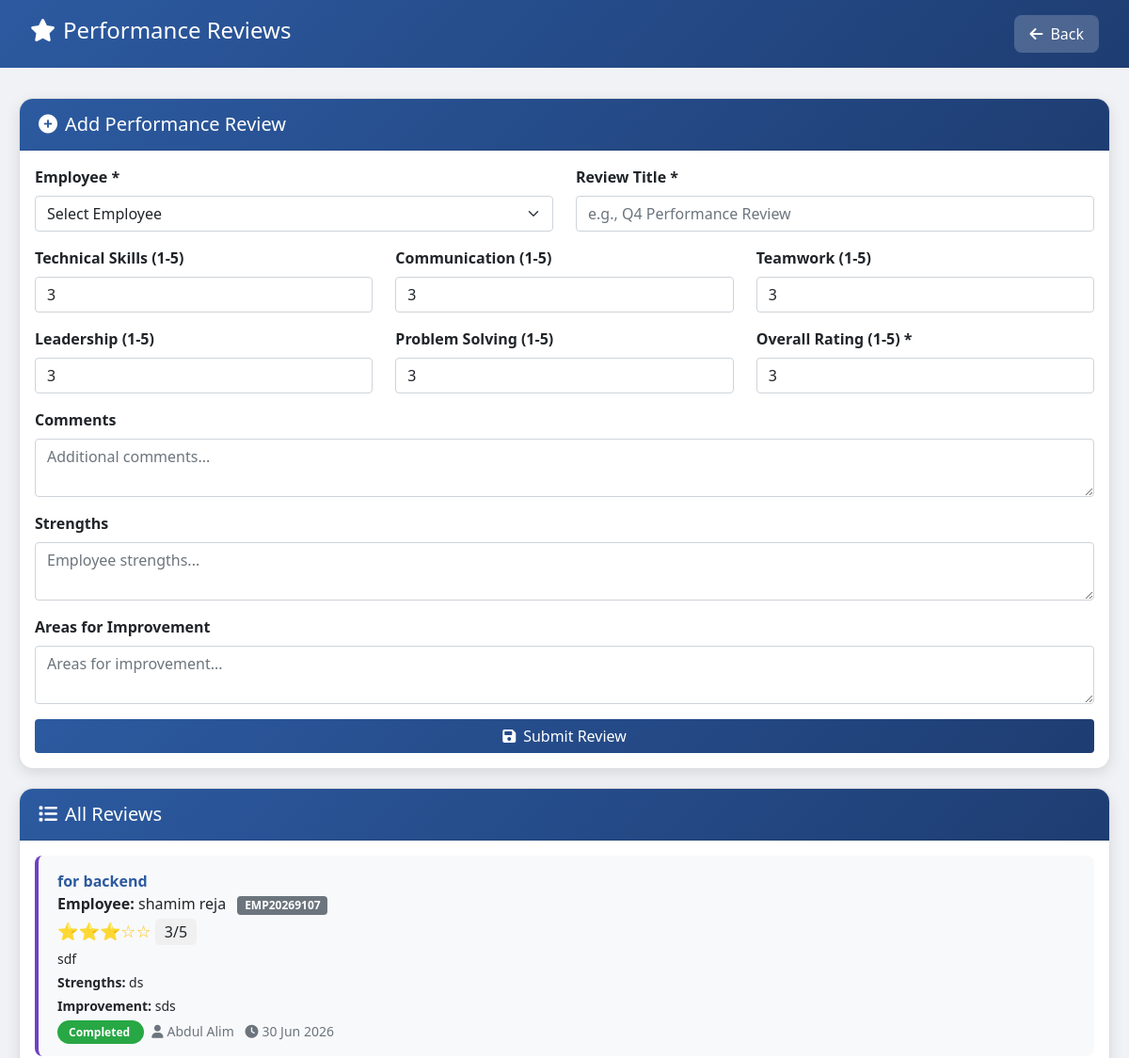
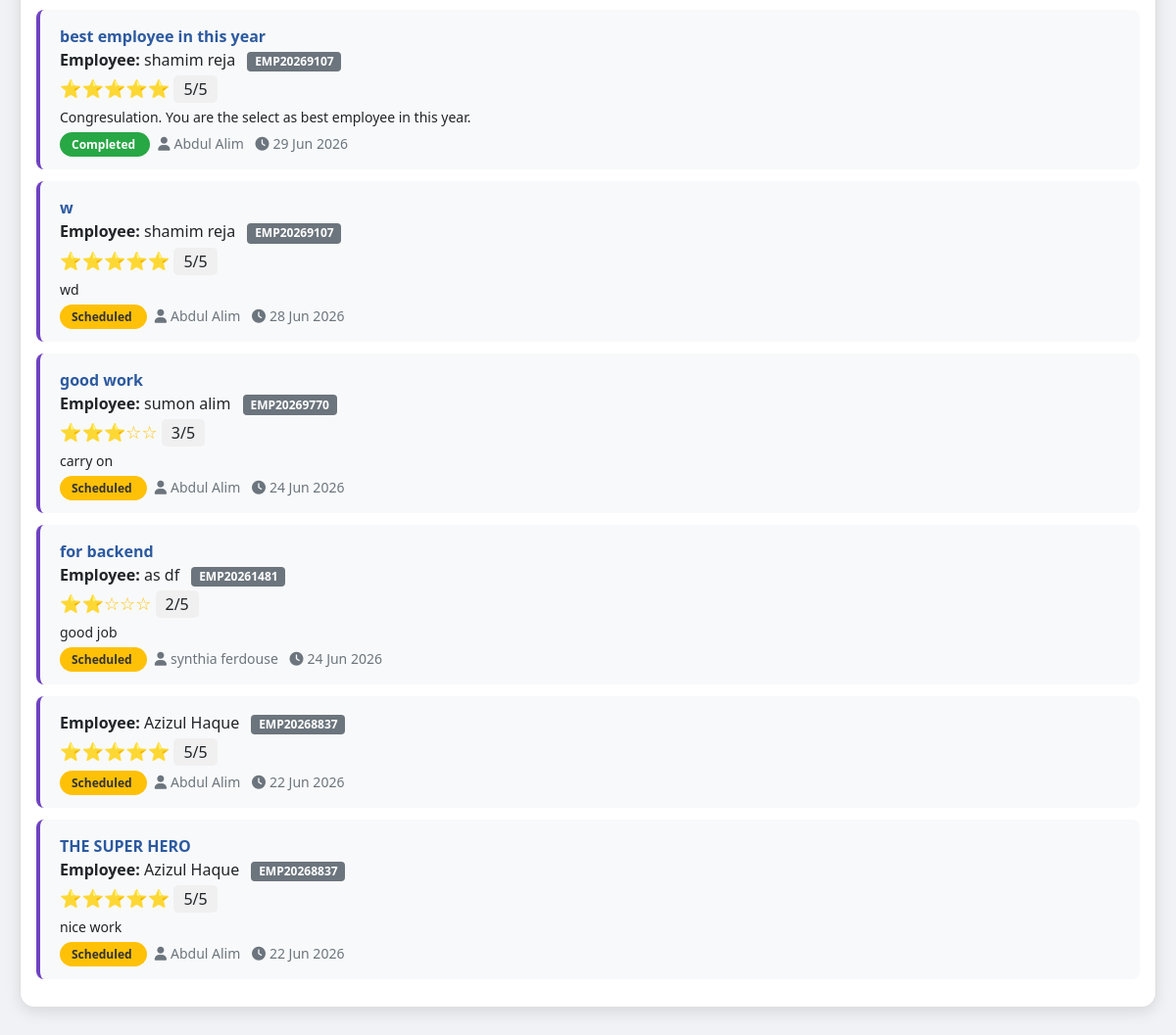
The app's page /modules/performance.php (signed in) with its own data (2 pictures, top to bottom).
### tables this page shows
CREATE TABLE `performance_reviews` (
  `id` int(11) NOT NULL AUTO_INCREMENT,
  `employee_id` int(11) NOT NULL,
  `reviewer_id` int(11) NOT NULL,
  `review_date` date NOT NULL,
  `review_period` varchar(50) DEFAULT NULL,
  `technical_skills` int(11) DEFAULT NULL CHECK (`technical_skills` between 1 and 5),
  `communication` int(11) DEFAULT NULL CHECK (`communication` between 1 and 5),
  `teamwork` int(11) DEFAULT NULL CHECK (`teamwork` between 1 and 5),
  `leadership` int(11) DEFAULT NULL CHECK (`leadership` between 1 and 5),
  `problem_solving` int(11) DEFAULT NULL CHECK (`problem_solving` between 1 and 5),
  `overall_rating` int(11) DEFAULT NULL CHECK (`overall_rating` between 1 and 5),
  `strengths` text DEFAULT NULL,
  `weaknesses` text DEFAULT NULL,
  `goals` text DEFAULT NULL,
  `comments` text DEFAULT NULL,
  `status` enum('scheduled','completed','cancelled') DEFAULT 'scheduled',
  `created_at` timestamp NOT NULL DEFAULT current_timestamp(),
  `review_title` varchar(200) DEFAULT NULL,
  PRIMARY KEY (`id`),
  KEY `employee_id` (`employee_id`),
  KEY `reviewer_id` (`reviewer_id`)
);

CREATE TABLE `users` (
  `id` int(11) NOT NULL AUTO_INCREMENT,
  `employee_id` varchar(50) DEFAULT NULL,
  `first_name` varchar(100) NOT NULL,
  `last_name` varchar(100) NOT NULL,
  `email` varchar(255) NOT NULL,
  `phone` varchar(20) DEFAULT NULL,
  `password_hash` varchar(255) NOT NULL,
  `user_type` enum('hr','employee') DEFAULT 'employee',
  `department` varchar(100) DEFAULT NULL,
  `position` varchar(100) DEFAULT NULL,
  `salary` decimal(10,2) DEFAULT 0.00,
  `status` enum('active','inactive','probation') DEFAULT 'active',
  `join_date` date DEFAULT NULL,
  `created_at` timestamp NOT NULL DEFAULT current_timestamp(),
  `updated_at` timestamp NOT NULL DEFAULT current_timestamp() ON UPDATE current_timestamp(),
  `profile_picture` varchar(500) DEFAULT NULL,
  `leave_balance` int(11) DEFAULT 20,
  `blood_group` varchar(10) DEFAULT NULL,
  `emergency_contact` varchar(20) DEFAULT NULL,
  `address` text DEFAULT NULL,
  `date_of_birth` date DEFAULT NULL,
  PRIMARY KEY (`id`),
  UNIQUE KEY `email` (`email`),
  UNIQUE KEY `employee_id` (`employee_id`),
  KEY `idx_email` (`email`),
  KEY `idx_employee_id` (`employee_id`)
);

### modules/performance.php (the view, shortened to what this page needs)
<?php
$database = new Database();
$db = $database->getConnection();
$user_type = $_SESSION['user_type'];
$is_hr = ($user_type === 'hr');
if ($is_hr) {
    $stmt = $db->prepare("SELECT pr.*,
                           e.first_name as emp_first, e.last_name as emp_last, e.employee_id,
                           r.first_name as rev_first, r.last_name as rev_last
                           FROM performance_reviews pr
                           JOIN users e ON pr.employee_id = e.id
                           JOIN users r ON pr.reviewer_id = r.id
                           ORDER BY pr.created_at DESC");
    $stmt->execute();
    $reviews = $stmt->fetchAll(PDO::FETCH_ASSOC);
}
$back_link = $is_hr ? '../hr-dashboard.php' : '../employee-dashboard.php';
?>
<!DOCTYPE html>
<html lang="en">
<head>
    <link href="https://cdn.jsdelivr.net/npm/bootstrap@5.1.3/dist/css/bootstrap.min.css" rel="stylesheet">
    <link href="https://cdnjs.cloudflare.com/ajax/libs/font-awesome/6.0.0/css/all.min.css" rel="stylesheet">
</head>
<body>
<div class="navbar">
    <h4><i class="fas fa-star me-2"></i>Performance Reviews</h4>
    <a href="<?php echo $back_link; ?>"><i class="fas fa-arrow-left me-2"></i>Back</a>
</div>
<div class="container">
    <?php if ($is_hr): ?>
    <div class="card">
        <div class="card-header">
            <h5><i class="fas fa-plus-circle me-2"></i>Add Performance Review</h5>
        </div>
        <div class="card-body">
            <form id="reviewForm">
                <div class="row">
                    <div class="col-md-6 mb-3">
                        <label class="form-label fw-bold">Employee *</label>
                        <select class="form-select" name="employee_id" required>
                            <option value="">Select Employee</option>
                        </select>
                    </div>
                    <div class="col-md-6 mb-3">
                        <label class="form-label fw-bold">Review Title *</label>
                        <input type="text" class="form-control" name="review_title" placeholder="e.g., Q4 Performance Review" required>
                    </div>
                </div>
                <div class="row">
                    <div class="col-md-4 mb-3">
                        <label class="form-label fw-bold">Technical Skills (1-5)</label>
                        <input type="number" class="form-control" name="technical_skills" min="1" max="5" value="3">
                    </div>
                    <div class="col-md-4 mb-3">
                        <label class="form-label fw-bold">Communication (1-5)</label>
                        <input type="number" class="form-control" name="communication" min="1" max="5" value="3">
                    </div>
                    <div class="col-md-4 mb-3">
                        <label class="form-label fw-bold">Teamwork (1-5)</label>
                        <input type="number" class="form-control" name="teamwork" min="1" max="5" value="3">
                    </div>
                </div>
                <div class="row">
                    <div class="col-md-4 mb-3">
                        <label class="form-label fw-bold">Leadership (1-5)</label>
                        <input type="number" class="form-control" name="leadership" min="1" max="5" value="3">
                    </div>
                    <div class="col-md-4 mb-3">
                        <label class="form-label fw-bold">Problem Solving (1-5)</label>
                        <input type="number" class="form-control" name="problem_solving" min="1" max="5" value="3">
                    </div>
                    <div class="col-md-4 mb-3">
                        <label class="form-label fw-bold">Overall Rating (1-5) *</label>
                        <input type="number" class="form-control" name="overall_rating" min="1" max="5" value="3" required>
                    </div>
                </div>
                <div class="mb-3">
                    <label class="form-label fw-bold">Comments</label>
                    <textarea class="form-control" name="comments" rows="2" placeholder="Additional comments..."></textarea>
                </div>
                <div class="mb-3">
                    <label class="form-label fw-bold">Strengths</label>
                    <textarea class="form-control" name="strengths" rows="2" placeholder="Employee strengths..."></textarea>
                </div>
                <div class="mb-3">
                    <label class="form-label fw-bold">Areas for Improvement</label>
                    <textarea class="form-control" name="weaknesses" rows="2" placeholder="Areas for improvement..."></textarea>
                </div>
                <button type="submit" class="btn btn-primary w-100">
                    <i class="fas fa-save me-2"></i>Submit Review
                </button>
            </form>
        </div>
    </div>
    <?php endif; ?>
    <div class="card">
        <div class="card-header">
            <h5><i class="fas fa-list me-2"></i><?php echo $is_hr ? 'All Reviews' : 'My Performance Reviews'; ?></h5>
        </div>
        <div class="card-body">
            <div id="reviewsList">
                <?php if (count($reviews) > 0): ?>
                    <?php foreach ($reviews as $review): ?>
                        <div class="review-item">
                            <div class="d-flex justify-content-between align-items-start">
                                <div style="flex:1;">
                                    <div class="review-title"><?php echo htmlspecialchars($review['review_title'] ?? 'Performance Review'); ?></div>
                                    <?php if ($is_hr): ?>
                                        <div class="mb-1">
                                            <strong>Employee:</strong> <?php echo $review['emp_first'] . ' ' . $review['emp_last']; ?>
                                            <span class="badge bg-secondary ms-2"><?php echo $review['employee_id']; ?></span>
                                        </div>
                                    <?php endif; ?>
                                    <div class="mb-1">
                                        <span class="stars"><?php echo str_repeat('⭐', $review['overall_rating'] ?? 0) . str_repeat('☆', 5 - ($review['overall_rating'] ?? 0)); ?></span>
                                        <span class="rating-box"><?php echo $review['overall_rating'] ?? 0; ?>/5</span>
                                    </div>
                                    <?php if ($review['comments']): ?>
                                        <p class="mb-1 small"><?php echo htmlspecialchars($review['comments']); ?></p>
                                    <?php endif; ?>
                                    <?php if ($review['strengths']): ?>
                                        <div class="mb-1 small"><strong>Strengths:</strong> <?php echo htmlspecialchars($review['strengths']); ?></div>
                                    <?php endif; ?>
                                    <?php if ($review['weaknesses']): ?>
                                        <div class="mb-1 small"><strong>Improvement:</strong> <?php echo htmlspecialchars($review['weaknesses']); ?></div>
                                    <?php endif; ?>
                                    <div class="mt-1">
                                        <span class="status-badge <?php echo $review['status'] ?? 'completed'; ?>">
                                            <?php echo ucfirst($review['status'] ?? 'Completed'); ?>
                                        </span>
                                        <small class="text-muted ms-2">
                                            <i class="fas fa-user me-1"></i><?php echo $is_hr ? ($review['rev_first'] . ' ' . $review['rev_last']) : ($review['reviewer_first'] . ' ' . $review['reviewer_last']); ?>
                                            <i class="fas fa-clock ms-2 me-1"></i><?php echo date('d M Y', strtotime($review['review_date'] ?? $review['created_at'])); ?>
                                        </small>
                                    </div>
                                </div>
                            </div>
                        </div>
                    <?php endforeach; ?>
                <?php endif; ?>
            </div>
        </div>
    </div>
</div>
</body>
</html>

### modules/performance.php (style rules this page uses)
body { background: #f0f2f5; font-family: 'Segoe UI', sans-serif; }
.navbar { background: linear-gradient(135deg, #2c5aa0 0%, #1e3d72 100%); padding: 1rem 2rem; color: white; display: flex; justify-content: space-between; align-items: center; flex-wrap: wrap; gap: 10px; }
.navbar a { color: white; text-decoration: none; background: rgba(255,255,255,0.2); padding: 8px 16px; border-radius: 8px; transition: 0.3s; }
.container { max-width: 1200px; margin: 2rem auto; padding: 0 20px; }
.card { background: white; border-radius: 15px; box-shadow: 0 5px 15px rgba(0,0,0,0.1); margin-bottom: 20px; overflow: hidden; }
.card-header { background: linear-gradient(135deg, #2c5aa0 0%, #1e3d72 100%); color: white; padding: 15px 20px; }
.card-header h5 { margin: 0; }
.btn-primary { background: linear-gradient(135deg, #2c5aa0 0%, #1e3d72 100%); border: none; }
.review-item { padding: 15px 20px; margin-bottom: 12px; background: #f8f9fa; border-radius: 8px; border-left: 4px solid #6f42c1; transition: all 0.3s ease; }
.review-item .stars { color: #ffc107; font-size: 18px; }
.status-badge { padding: 4px 12px; border-radius: 20px; font-size: 12px; font-weight: 600; }
.status-badge.completed { background: #28a745; color: white; }
.status-badge.scheduled { background: #ffc107; color: #333; }
.rating-box { display: inline-block; padding: 2px 10px; border-radius: 5px; background: #f0f0f0; }
.review-title { font-weight: 600; color: #2c5aa0; }

### records on screen
performance_reviews: review_title "for backend", users.first_name "shamim", users.last_name "reja", users.employee_id "EMP20269107", overall_rating "⭐⭐⭐", overall_rating "☆☆", overall_rating "3", comments "sdf", strengths "ds", weaknesses "sds", status "Completed", users.first_name "Abdul", users.last_name "Alim", review_date "30 Jun 2026"
performance_reviews: review_title "best employee in this year", users.first_name "shamim", users.last_name "reja", users.employee_id "EMP20269107", overall_rating "⭐⭐⭐⭐⭐", overall_rating "5", comments "Congresulation. You are the select as best employee in this year.", status "Completed", users.first_name "Abdul", users.last_name "Alim", review_date "29 Jun 2026"
performance_reviews: review_title "w", users.first_name "shamim", users.last_name "reja", users.employee_id "EMP20269107", overall_rating "⭐⭐⭐⭐⭐", overall_rating "5", comments "wd", status "Scheduled", users.first_name "Abdul", users.last_name "Alim", review_date "28 Jun 2026"
performance_reviews: review_title "good work", users.first_name "sumon", users.last_name "alim", users.employee_id "EMP20269770", overall_rating "⭐⭐⭐", overall_rating "☆☆", overall_rating "3", comments "carry on", status "Scheduled", users.first_name "Abdul", users.last_name "Alim", review_date "24 Jun 2026"
performance_reviews: review_title "for backend", users.first_name "as", users.last_name "df", users.employee_id "EMP20261481", overall_rating "⭐⭐", overall_rating "☆☆☆", overall_rating "2", comments "good job", status "Scheduled", users.first_name "synthia", users.last_name "ferdouse", review_date "24 Jun 2026"
performance_reviews: users.first_name "Azizul", users.last_name "Haque", users.employee_id "EMP20268837", overall_rating "⭐⭐⭐⭐⭐", overall_rating "5", status "Scheduled", users.first_name "Abdul", users.last_name "Alim", review_date "22 Jun 2026"
performance_reviews: review_title "THE SUPER HERO", users.first_name "Azizul", users.last_name "Haque", users.employee_id "EMP20268837", overall_rating "⭐⭐⭐⭐⭐", overall_rating "5", comments "nice work", status "Scheduled", users.first_name "Abdul", users.last_name "Alim", review_date "22 Jun 2026"
